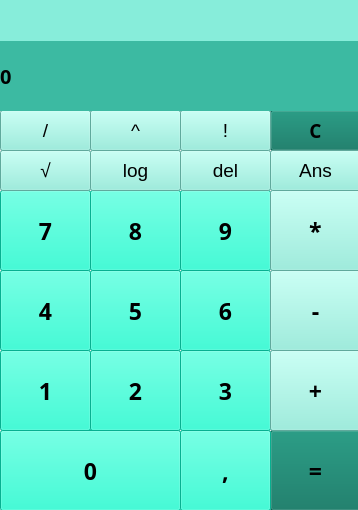
<?xml version="1.0" encoding="UTF-8"?>
<ui version="4.0">
 <class>MainWindow</class>
 <widget class="QMainWindow" name="MainWindow">
  <property name="geometry">
   <rect>
    <x>0</x>
    <y>0</y>
    <width>358</width>
    <height>510</height>
   </rect>
  </property>
  <property name="windowTitle">
   <string>WCalculator</string>
  </property>
  <widget class="QWidget" name="centralwidget">
   <widget class="QLabel" name="label">
    <property name="geometry">
     <rect>
      <x>0</x>
      <y>40</y>
      <width>361</width>
      <height>71</height>
     </rect>
    </property>
    <property name="font">
     <font>
      <family>KacstDigital</family>
      <pointsize>15</pointsize>
      <weight>75</weight>
      <bold>true</bold>
     </font>
    </property>
    <property name="styleSheet">
     <string notr="true">QLabel {
	background-color: #3cbaa2;
}</string>
    </property>
    <property name="text">
     <string>0</string>
    </property>
   </widget>
   <widget class="QPushButton" name="pushButton_7">
    <property name="geometry">
     <rect>
      <x>0</x>
      <y>190</y>
      <width>91</width>
      <height>81</height>
     </rect>
    </property>
    <property name="font">
     <font>
      <family>KacstDigital</family>
      <pointsize>17</pointsize>
      <weight>75</weight>
      <bold>true</bold>
     </font>
    </property>
    <property name="styleSheet">
     <string notr="true">QPushButton{
	background-color: #0af7ca;
}</string>
    </property>
    <property name="text">
     <string>7</string>
    </property>
    <property name="shortcut">
     <string>7</string>
    </property>
   </widget>
   <widget class="QPushButton" name="pushButton_8">
    <property name="geometry">
     <rect>
      <x>90</x>
      <y>190</y>
      <width>91</width>
      <height>81</height>
     </rect>
    </property>
    <property name="font">
     <font>
      <family>KacstDigital</family>
      <pointsize>17</pointsize>
      <weight>75</weight>
      <bold>true</bold>
     </font>
    </property>
    <property name="styleSheet">
     <string notr="true">QPushButton{
	background-color: #0af7ca;
}</string>
    </property>
    <property name="text">
     <string>8</string>
    </property>
    <property name="shortcut">
     <string>8</string>
    </property>
   </widget>
   <widget class="QPushButton" name="pushButton_9">
    <property name="geometry">
     <rect>
      <x>180</x>
      <y>190</y>
      <width>91</width>
      <height>81</height>
     </rect>
    </property>
    <property name="font">
     <font>
      <family>KacstDigital</family>
      <pointsize>17</pointsize>
      <weight>75</weight>
      <bold>true</bold>
     </font>
    </property>
    <property name="styleSheet">
     <string notr="true">QPushButton{
	background-color: #0af7ca;
}</string>
    </property>
    <property name="text">
     <string>9</string>
    </property>
    <property name="shortcut">
     <string>9</string>
    </property>
   </widget>
   <widget class="QPushButton" name="pushButton_4">
    <property name="geometry">
     <rect>
      <x>0</x>
      <y>270</y>
      <width>91</width>
      <height>81</height>
     </rect>
    </property>
    <property name="font">
     <font>
      <family>KacstDigital</family>
      <pointsize>17</pointsize>
      <weight>75</weight>
      <bold>true</bold>
     </font>
    </property>
    <property name="styleSheet">
     <string notr="true">QPushButton{
	background-color: #0af7ca;
}</string>
    </property>
    <property name="text">
     <string>4</string>
    </property>
    <property name="shortcut">
     <string>4</string>
    </property>
   </widget>
   <widget class="QPushButton" name="pushButton_5">
    <property name="geometry">
     <rect>
      <x>90</x>
      <y>270</y>
      <width>91</width>
      <height>81</height>
     </rect>
    </property>
    <property name="font">
     <font>
      <family>KacstDigital</family>
      <pointsize>17</pointsize>
      <weight>75</weight>
      <bold>true</bold>
     </font>
    </property>
    <property name="styleSheet">
     <string notr="true">QPushButton{
	background-color: #0af7ca;
}</string>
    </property>
    <property name="text">
     <string>5</string>
    </property>
    <property name="shortcut">
     <string>5</string>
    </property>
   </widget>
   <widget class="QPushButton" name="pushButton_6">
    <property name="geometry">
     <rect>
      <x>180</x>
      <y>270</y>
      <width>91</width>
      <height>81</height>
     </rect>
    </property>
    <property name="font">
     <font>
      <family>KacstDigital</family>
      <pointsize>17</pointsize>
      <weight>75</weight>
      <bold>true</bold>
     </font>
    </property>
    <property name="styleSheet">
     <string notr="true">QPushButton{
	background-color: #0af7ca;
}</string>
    </property>
    <property name="text">
     <string>6</string>
    </property>
    <property name="shortcut">
     <string>6</string>
    </property>
   </widget>
   <widget class="QPushButton" name="pushButton_1">
    <property name="geometry">
     <rect>
      <x>0</x>
      <y>350</y>
      <width>91</width>
      <height>81</height>
     </rect>
    </property>
    <property name="font">
     <font>
      <family>KacstDigital</family>
      <pointsize>17</pointsize>
      <weight>75</weight>
      <bold>true</bold>
     </font>
    </property>
    <property name="styleSheet">
     <string notr="true">QPushButton{
	background-color: #0af7ca;
}</string>
    </property>
    <property name="text">
     <string>1</string>
    </property>
    <property name="shortcut">
     <string>1</string>
    </property>
   </widget>
   <widget class="QPushButton" name="pushButton_2">
    <property name="geometry">
     <rect>
      <x>90</x>
      <y>350</y>
      <width>91</width>
      <height>81</height>
     </rect>
    </property>
    <property name="font">
     <font>
      <family>KacstDigital</family>
      <pointsize>17</pointsize>
      <weight>75</weight>
      <bold>true</bold>
     </font>
    </property>
    <property name="styleSheet">
     <string notr="true">QPushButton{
	background-color: #0af7ca;
}</string>
    </property>
    <property name="text">
     <string>2</string>
    </property>
    <property name="shortcut">
     <string>2</string>
    </property>
   </widget>
   <widget class="QPushButton" name="pushButton_3">
    <property name="geometry">
     <rect>
      <x>180</x>
      <y>350</y>
      <width>91</width>
      <height>81</height>
     </rect>
    </property>
    <property name="font">
     <font>
      <family>KacstDigital</family>
      <pointsize>17</pointsize>
      <weight>75</weight>
      <bold>true</bold>
     </font>
    </property>
    <property name="styleSheet">
     <string notr="true">QPushButton{
	background-color: #0af7ca;
}</string>
    </property>
    <property name="text">
     <string>3</string>
    </property>
    <property name="shortcut">
     <string>3</string>
    </property>
   </widget>
   <widget class="QPushButton" name="pushButton_0">
    <property name="geometry">
     <rect>
      <x>0</x>
      <y>430</y>
      <width>181</width>
      <height>81</height>
     </rect>
    </property>
    <property name="font">
     <font>
      <family>KacstDigital</family>
      <pointsize>17</pointsize>
      <weight>75</weight>
      <bold>true</bold>
     </font>
    </property>
    <property name="styleSheet">
     <string notr="true">QPushButton{
	background-color: #0af7ca;
}</string>
    </property>
    <property name="text">
     <string>0</string>
    </property>
    <property name="shortcut">
     <string>0</string>
    </property>
   </widget>
   <widget class="QPushButton" name="pushButton_equals">
    <property name="geometry">
     <rect>
      <x>270</x>
      <y>430</y>
      <width>91</width>
      <height>81</height>
     </rect>
    </property>
    <property name="font">
     <font>
      <family>KacstDigital</family>
      <pointsize>17</pointsize>
      <weight>75</weight>
      <bold>true</bold>
     </font>
    </property>
    <property name="styleSheet">
     <string notr="true">QPushButton{
	background-color: #04705c;
}</string>
    </property>
    <property name="text">
     <string>=</string>
    </property>
    <property name="shortcut">
     <string>Return</string>
    </property>
   </widget>
   <widget class="QPushButton" name="pushButton_clear">
    <property name="geometry">
     <rect>
      <x>270</x>
      <y>110</y>
      <width>91</width>
      <height>41</height>
     </rect>
    </property>
    <property name="font">
     <font>
      <family>KacstDigital</family>
      <pointsize>14</pointsize>
      <weight>75</weight>
      <bold>true</bold>
     </font>
    </property>
    <property name="styleSheet">
     <string notr="true">QPushButton{
	background-color: #04705c;
}</string>
    </property>
    <property name="text">
     <string>C</string>
    </property>
   </widget>
   <widget class="QPushButton" name="pushButton_root">
    <property name="geometry">
     <rect>
      <x>0</x>
      <y>150</y>
      <width>91</width>
      <height>41</height>
     </rect>
    </property>
    <property name="font">
     <font>
      <pointsize>14</pointsize>
     </font>
    </property>
    <property name="styleSheet">
     <string notr="true">QPushButton{
	background-color: #87edda;
}</string>
    </property>
    <property name="text">
     <string>√</string>
    </property>
   </widget>
   <widget class="QPushButton" name="pushButton_minus">
    <property name="geometry">
     <rect>
      <x>270</x>
      <y>270</y>
      <width>91</width>
      <height>81</height>
     </rect>
    </property>
    <property name="font">
     <font>
      <family>KacstDigital</family>
      <pointsize>17</pointsize>
      <weight>75</weight>
      <bold>true</bold>
     </font>
    </property>
    <property name="styleSheet">
     <string notr="true">QPushButton{
	background-color: #87edda;
}</string>
    </property>
    <property name="text">
     <string>-</string>
    </property>
    <property name="shortcut">
     <string>-</string>
    </property>
   </widget>
   <widget class="QPushButton" name="pushButton_ans">
    <property name="geometry">
     <rect>
      <x>270</x>
      <y>150</y>
      <width>91</width>
      <height>41</height>
     </rect>
    </property>
    <property name="font">
     <font>
      <pointsize>14</pointsize>
     </font>
    </property>
    <property name="styleSheet">
     <string notr="true">QPushButton{
	background-color: #87edda;
}</string>
    </property>
    <property name="text">
     <string>Ans</string>
    </property>
   </widget>
   <widget class="QPushButton" name="pushButton_times">
    <property name="geometry">
     <rect>
      <x>270</x>
      <y>190</y>
      <width>91</width>
      <height>81</height>
     </rect>
    </property>
    <property name="font">
     <font>
      <family>KacstDigital</family>
      <pointsize>17</pointsize>
      <weight>75</weight>
      <bold>true</bold>
     </font>
    </property>
    <property name="styleSheet">
     <string notr="true">QPushButton{
	background-color: #87edda;
}</string>
    </property>
    <property name="text">
     <string>*</string>
    </property>
    <property name="shortcut">
     <string>*</string>
    </property>
   </widget>
   <widget class="QPushButton" name="pushButton_div">
    <property name="geometry">
     <rect>
      <x>0</x>
      <y>110</y>
      <width>91</width>
      <height>41</height>
     </rect>
    </property>
    <property name="font">
     <font>
      <pointsize>14</pointsize>
     </font>
    </property>
    <property name="styleSheet">
     <string notr="true">QPushButton{
	background-color: #87edda;
}</string>
    </property>
    <property name="text">
     <string>/</string>
    </property>
    <property name="shortcut">
     <string>/</string>
    </property>
   </widget>
   <widget class="QPushButton" name="pushButton_plus">
    <property name="geometry">
     <rect>
      <x>270</x>
      <y>350</y>
      <width>91</width>
      <height>81</height>
     </rect>
    </property>
    <property name="font">
     <font>
      <family>KacstDigital</family>
      <pointsize>17</pointsize>
      <weight>75</weight>
      <bold>true</bold>
     </font>
    </property>
    <property name="styleSheet">
     <string notr="true">QPushButton{
	background-color: #87edda;
}</string>
    </property>
    <property name="text">
     <string>+</string>
    </property>
    <property name="shortcut">
     <string>+</string>
    </property>
   </widget>
   <widget class="QPushButton" name="pushButton_power">
    <property name="geometry">
     <rect>
      <x>90</x>
      <y>110</y>
      <width>91</width>
      <height>41</height>
     </rect>
    </property>
    <property name="font">
     <font>
      <pointsize>14</pointsize>
     </font>
    </property>
    <property name="styleSheet">
     <string notr="true">QPushButton{
	background-color: #87edda;
}</string>
    </property>
    <property name="text">
     <string>^</string>
    </property>
    <property name="shortcut">
     <string>^</string>
    </property>
   </widget>
   <widget class="QPushButton" name="pushButton_fact">
    <property name="geometry">
     <rect>
      <x>180</x>
      <y>110</y>
      <width>91</width>
      <height>41</height>
     </rect>
    </property>
    <property name="font">
     <font>
      <pointsize>14</pointsize>
     </font>
    </property>
    <property name="styleSheet">
     <string notr="true">QPushButton{
	background-color: #87edda;
}</string>
    </property>
    <property name="text">
     <string>!</string>
    </property>
    <property name="shortcut">
     <string>!</string>
    </property>
   </widget>
   <widget class="QPushButton" name="pushButton_dot">
    <property name="geometry">
     <rect>
      <x>180</x>
      <y>430</y>
      <width>91</width>
      <height>81</height>
     </rect>
    </property>
    <property name="font">
     <font>
      <family>KacstDigital</family>
      <pointsize>17</pointsize>
      <weight>75</weight>
      <bold>true</bold>
     </font>
    </property>
    <property name="styleSheet">
     <string notr="true">QPushButton{
	background-color: #0af7ca;
}</string>
    </property>
    <property name="text">
     <string>,</string>
    </property>
    <property name="shortcut">
     <string>,</string>
    </property>
   </widget>
   <widget class="QPushButton" name="pushButton_delete">
    <property name="geometry">
     <rect>
      <x>180</x>
      <y>150</y>
      <width>91</width>
      <height>41</height>
     </rect>
    </property>
    <property name="font">
     <font>
      <pointsize>14</pointsize>
     </font>
    </property>
    <property name="styleSheet">
     <string notr="true">QPushButton{
	background-color: #87edda;
}</string>
    </property>
    <property name="text">
     <string>del</string>
    </property>
    <property name="shortcut">
     <string>Backspace</string>
    </property>
   </widget>
   <widget class="QPushButton" name="pushButton_log">
    <property name="geometry">
     <rect>
      <x>90</x>
      <y>150</y>
      <width>91</width>
      <height>41</height>
     </rect>
    </property>
    <property name="font">
     <font>
      <pointsize>14</pointsize>
     </font>
    </property>
    <property name="styleSheet">
     <string notr="true">QPushButton{
	background-color: #87edda;
}</string>
    </property>
    <property name="text">
     <string>log</string>
    </property>
   </widget>
   <widget class="QLabel" name="label_2">
    <property name="geometry">
     <rect>
      <x>0</x>
      <y>0</y>
      <width>361</width>
      <height>41</height>
     </rect>
    </property>
    <property name="font">
     <font>
      <pointsize>12</pointsize>
     </font>
    </property>
    <property name="styleSheet">
     <string notr="true">QLabel{
	background-color: #87edda;
}</string>
    </property>
    <property name="text">
     <string> </string>
    </property>
   </widget>
   <zorder>pushButton_7</zorder>
   <zorder>pushButton_8</zorder>
   <zorder>pushButton_9</zorder>
   <zorder>pushButton_4</zorder>
   <zorder>pushButton_5</zorder>
   <zorder>pushButton_6</zorder>
   <zorder>pushButton_1</zorder>
   <zorder>pushButton_2</zorder>
   <zorder>pushButton_3</zorder>
   <zorder>pushButton_0</zorder>
   <zorder>pushButton_equals</zorder>
   <zorder>pushButton_clear</zorder>
   <zorder>pushButton_root</zorder>
   <zorder>pushButton_minus</zorder>
   <zorder>pushButton_ans</zorder>
   <zorder>pushButton_times</zorder>
   <zorder>pushButton_div</zorder>
   <zorder>pushButton_plus</zorder>
   <zorder>pushButton_power</zorder>
   <zorder>pushButton_fact</zorder>
   <zorder>pushButton_dot</zorder>
   <zorder>pushButton_delete</zorder>
   <zorder>pushButton_log</zorder>
   <zorder>label</zorder>
   <zorder>label_2</zorder>
  </widget>
 </widget>
 <resources/>
 <connections/>
</ui>
